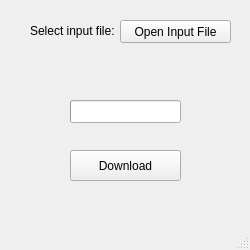
<?xml version="1.0" encoding="UTF-8"?>
<ui version="4.0">
 <class>MainWindow</class>
 <widget class="QMainWindow" name="MainWindow">
  <property name="geometry">
   <rect>
    <x>0</x>
    <y>0</y>
    <width>250</width>
    <height>250</height>
   </rect>
  </property>
  <property name="windowTitle">
   <string>POSLog Downloader</string>
  </property>
  <property name="animated">
   <bool>false</bool>
  </property>
  <widget class="QWidget" name="centralwidget">
   <widget class="QWidget" name="widget" native="true">
    <property name="geometry">
     <rect>
      <x>20</x>
      <y>10</y>
      <width>211</width>
      <height>181</height>
     </rect>
    </property>
    <widget class="QLabel" name="label">
     <property name="geometry">
      <rect>
       <x>10</x>
       <y>10</y>
       <width>111</width>
       <height>21</height>
      </rect>
     </property>
     <property name="text">
      <string>Select input file: </string>
     </property>
    </widget>
    <widget class="QPushButton" name="InputFile">
     <property name="geometry">
      <rect>
       <x>100</x>
       <y>10</y>
       <width>111</width>
       <height>23</height>
      </rect>
     </property>
     <property name="text">
      <string>Open Input File</string>
     </property>
    </widget>
    <widget class="QPushButton" name="Download">
     <property name="geometry">
      <rect>
       <x>50</x>
       <y>140</y>
       <width>111</width>
       <height>31</height>
      </rect>
     </property>
     <property name="text">
      <string>Download</string>
     </property>
    </widget>
    <widget class="QProgressBar" name="ProgressBar">
     <property name="geometry">
      <rect>
       <x>50</x>
       <y>90</y>
       <width>111</width>
       <height>23</height>
      </rect>
     </property>
     <property name="autoFillBackground">
      <bool>false</bool>
     </property>
     <property name="maximum">
      <number>10</number>
     </property>
     <property name="value">
      <number>0</number>
     </property>
     <property name="textVisible">
      <bool>false</bool>
     </property>
    </widget>
    <widget class="QLabel" name="Failed">
     <property name="geometry">
      <rect>
       <x>80</x>
       <y>120</y>
       <width>61</width>
       <height>16</height>
      </rect>
     </property>
     <property name="text">
      <string/>
     </property>
    </widget>
   </widget>
  </widget>
  <widget class="QMenuBar" name="menubar">
   <property name="geometry">
    <rect>
     <x>0</x>
     <y>0</y>
     <width>250</width>
     <height>21</height>
    </rect>
   </property>
  </widget>
  <widget class="QStatusBar" name="statusbar"/>
 </widget>
 <resources/>
 <connections/>
</ui>
